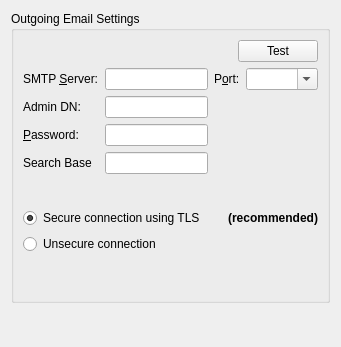
<?xml version="1.0" encoding="UTF-8"?>
<ui version="4.0">
 <class>LdapSettingsWidget</class>
 <widget class="QWidget" name="LdapSettingsWidget">
  <property name="geometry">
   <rect>
    <x>0</x>
    <y>0</y>
    <width>341</width>
    <height>347</height>
   </rect>
  </property>
  <property name="windowTitle">
   <string/>
  </property>
  <layout class="QVBoxLayout" name="verticalLayout_4">
   <item>
    <widget class="QGroupBox" name="groupBox">
     <property name="title">
      <string>Outgoing Email Settings</string>
     </property>
     <layout class="QVBoxLayout" name="verticalLayout_3">
      <item>
       <widget class="QWidget" name="controlsWidget" native="true">
        <layout class="QHBoxLayout" name="horizontalLayout_2">
         <property name="leftMargin">
          <number>0</number>
         </property>
         <property name="topMargin">
          <number>0</number>
         </property>
         <property name="rightMargin">
          <number>0</number>
         </property>
         <property name="bottomMargin">
          <number>0</number>
         </property>
         <item>
          <spacer name="horizontalSpacer">
           <property name="orientation">
            <enum>Qt::Horizontal</enum>
           </property>
           <property name="sizeHint" stdset="0">
            <size>
             <width>40</width>
             <height>20</height>
            </size>
           </property>
          </spacer>
         </item>
         <item>
          <widget class="QPushButton" name="testButton">
           <property name="text">
            <string>Test</string>
           </property>
          </widget>
         </item>
        </layout>
       </widget>
      </item>
      <item>
       <widget class="QStackedWidget" name="stackedWidget">
        <property name="currentIndex">
         <number>0</number>
        </property>
        <widget class="QWidget" name="advancedPage">
         <layout class="QVBoxLayout" name="verticalLayout">
          <property name="leftMargin">
           <number>0</number>
          </property>
          <property name="topMargin">
           <number>0</number>
          </property>
          <property name="rightMargin">
           <number>0</number>
          </property>
          <property name="bottomMargin">
           <number>0</number>
          </property>
          <item>
           <widget class="QFrame" name="horizontalFrame">
            <layout class="QHBoxLayout" name="horizontalLayout">
             <property name="leftMargin">
              <number>0</number>
             </property>
             <property name="topMargin">
              <number>0</number>
             </property>
             <property name="rightMargin">
              <number>0</number>
             </property>
             <property name="bottomMargin">
              <number>0</number>
             </property>
             <item>
              <layout class="QFormLayout" name="formLayout">
               <property name="fieldGrowthPolicy">
                <enum>QFormLayout::AllNonFixedFieldsGrow</enum>
               </property>
               <item row="0" column="0">
                <widget class="QLabel" name="serverLabel">
                 <property name="text">
                  <string>SMTP &amp;Server:</string>
                 </property>
                 <property name="buddy">
                  <cstring>serverLineEdit</cstring>
                 </property>
                </widget>
               </item>
               <item row="0" column="1">
                <widget class="QLineEdit" name="serverLineEdit"/>
               </item>
               <item row="1" column="0">
                <widget class="QLabel" name="adminDnLabel">
                 <property name="text">
                  <string>Admin DN:</string>
                 </property>
                 <property name="buddy">
                  <cstring>userLineEdit</cstring>
                 </property>
                </widget>
               </item>
               <item row="1" column="1">
                <widget class="QLineEdit" name="userLineEdit"/>
               </item>
               <item row="2" column="0">
                <widget class="QLabel" name="passwordLabel">
                 <property name="text">
                  <string>&amp;Password:</string>
                 </property>
                 <property name="buddy">
                  <cstring>passwordLineEdit</cstring>
                 </property>
                </widget>
               </item>
               <item row="2" column="1">
                <widget class="QLineEdit" name="passwordLineEdit">
                 <property name="echoMode">
                  <enum>QLineEdit::Password</enum>
                 </property>
                </widget>
               </item>
               <item row="3" column="0">
                <widget class="QLabel" name="searchBaseLabel">
                 <property name="text">
                  <string>Search Base</string>
                 </property>
                </widget>
               </item>
               <item row="3" column="1">
                <widget class="QLineEdit" name="searchBaseLineEdit"/>
               </item>
              </layout>
             </item>
             <item>
              <layout class="QFormLayout" name="formLayout_2">
               <item row="0" column="0">
                <widget class="QLabel" name="portLabel">
                 <property name="text">
                  <string>P&amp;ort:</string>
                 </property>
                 <property name="buddy">
                  <cstring>portComboBox</cstring>
                 </property>
                </widget>
               </item>
               <item row="0" column="1">
                <widget class="QComboBox" name="portComboBox">
                 <property name="editable">
                  <bool>true</bool>
                 </property>
                </widget>
               </item>
              </layout>
             </item>
            </layout>
           </widget>
          </item>
          <item>
           <layout class="QGridLayout" name="gridLayout">
            <item row="1" column="0">
             <widget class="QRadioButton" name="unsecuredRadioButton">
              <property name="text">
               <string>Unsecure connection</string>
              </property>
             </widget>
            </item>
            <item row="0" column="1">
             <widget class="QLabel" name="tlsRecommendedLabel">
              <property name="font">
               <font>
                <weight>75</weight>
                <bold>true</bold>
               </font>
              </property>
              <property name="text">
               <string>(recommended)</string>
              </property>
              <property name="alignment">
               <set>Qt::AlignRight|Qt::AlignTrailing|Qt::AlignVCenter</set>
              </property>
             </widget>
            </item>
            <item row="0" column="0">
             <widget class="QRadioButton" name="tlsRadioButton">
              <property name="layoutDirection">
               <enum>Qt::LeftToRight</enum>
              </property>
              <property name="text">
               <string>Secure connection using TLS</string>
              </property>
              <property name="checked">
               <bool>true</bool>
              </property>
             </widget>
            </item>
           </layout>
          </item>
         </layout>
        </widget>
        <widget class="QWidget" name="testPage">
         <layout class="QVBoxLayout" name="verticalLayout_2">
          <property name="leftMargin">
           <number>0</number>
          </property>
          <property name="topMargin">
           <number>0</number>
          </property>
          <property name="rightMargin">
           <number>0</number>
          </property>
          <property name="bottomMargin">
           <number>0</number>
          </property>
          <item>
           <layout class="QFormLayout" name="formLayout_4">
            <property name="fieldGrowthPolicy">
             <enum>QFormLayout::AllNonFixedFieldsGrow</enum>
            </property>
            <item row="0" column="0">
             <widget class="QLabel" name="testServerCaptionLabel">
              <property name="text">
               <string>Server:</string>
              </property>
             </widget>
            </item>
            <item row="0" column="1">
             <widget class="QLabel" name="testServerLabel">
              <property name="text">
               <string/>
              </property>
             </widget>
            </item>
            <item row="1" column="0">
             <widget class="QLabel" name="testPortCaptionLabel">
              <property name="text">
               <string>Port:</string>
              </property>
             </widget>
            </item>
            <item row="1" column="1">
             <widget class="QLabel" name="testPortLabel">
              <property name="text">
               <string/>
              </property>
             </widget>
            </item>
            <item row="2" column="0">
             <widget class="QLabel" name="testUserCaptionLabel">
              <property name="text">
               <string>User:</string>
              </property>
             </widget>
            </item>
            <item row="2" column="1">
             <widget class="QLabel" name="testUserLabel">
              <property name="text">
               <string/>
              </property>
             </widget>
            </item>
            <item row="3" column="0">
             <widget class="QLabel" name="testSecurityCaptionLabel">
              <property name="text">
               <string>Security:</string>
              </property>
             </widget>
            </item>
            <item row="3" column="1">
             <widget class="QLabel" name="testSecurityLabel">
              <property name="text">
               <string/>
              </property>
             </widget>
            </item>
            <item row="4" column="0">
             <widget class="QLabel" name="testProgressCaptionLabel">
              <property name="text">
               <string>Progress:</string>
              </property>
             </widget>
            </item>
            <item row="4" column="1">
             <widget class="QProgressBar" name="testProgressBar">
              <property name="maximum">
               <number>100</number>
              </property>
              <property name="value">
               <number>0</number>
              </property>
              <property name="textVisible">
               <bool>true</bool>
              </property>
             </widget>
            </item>
            <item row="5" column="0">
             <widget class="QLabel" name="testResultCaptionLabel">
              <property name="text">
               <string>Result:</string>
              </property>
             </widget>
            </item>
            <item row="5" column="1">
             <widget class="QLabel" name="testResultLabel">
              <property name="text">
               <string/>
              </property>
             </widget>
            </item>
           </layout>
          </item>
          <item>
           <layout class="QHBoxLayout" name="horizontalLayout_3">
            <item>
             <widget class="QPushButton" name="okTestButton">
              <property name="text">
               <string>OK</string>
              </property>
             </widget>
            </item>
            <item>
             <widget class="QPushButton" name="cancelTestButton">
              <property name="sizePolicy">
               <sizepolicy hsizetype="Minimum" vsizetype="Fixed">
                <horstretch>0</horstretch>
                <verstretch>0</verstretch>
               </sizepolicy>
              </property>
              <property name="text">
               <string>Cancel</string>
              </property>
             </widget>
            </item>
            <item>
             <spacer name="horizontalSpacer_2">
              <property name="orientation">
               <enum>Qt::Horizontal</enum>
              </property>
              <property name="sizeHint" stdset="0">
               <size>
                <width>40</width>
                <height>20</height>
               </size>
              </property>
             </spacer>
            </item>
           </layout>
          </item>
          <item>
           <spacer name="verticalSpacer_2">
            <property name="orientation">
             <enum>Qt::Vertical</enum>
            </property>
            <property name="sizeHint" stdset="0">
             <size>
              <width>20</width>
              <height>40</height>
             </size>
            </property>
           </spacer>
          </item>
         </layout>
        </widget>
       </widget>
      </item>
      <item>
       <spacer name="verticalSpacer_3">
        <property name="orientation">
         <enum>Qt::Vertical</enum>
        </property>
        <property name="sizeHint" stdset="0">
         <size>
          <width>20</width>
          <height>40</height>
         </size>
        </property>
       </spacer>
      </item>
     </layout>
    </widget>
   </item>
   <item>
    <spacer name="verticalSpacer">
     <property name="orientation">
      <enum>Qt::Vertical</enum>
     </property>
     <property name="sizeHint" stdset="0">
      <size>
       <width>20</width>
       <height>40</height>
      </size>
     </property>
    </spacer>
   </item>
  </layout>
 </widget>
 <tabstops>
  <tabstop>serverLineEdit</tabstop>
  <tabstop>userLineEdit</tabstop>
  <tabstop>passwordLineEdit</tabstop>
  <tabstop>portComboBox</tabstop>
  <tabstop>tlsRadioButton</tabstop>
  <tabstop>unsecuredRadioButton</tabstop>
  <tabstop>testButton</tabstop>
  <tabstop>okTestButton</tabstop>
  <tabstop>cancelTestButton</tabstop>
 </tabstops>
 <resources/>
 <connections/>
</ui>
